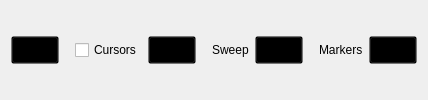
         <widget class="QWidget" name="optionsList" native="true">
          <property name="sizePolicy">
           <sizepolicy hsizetype="Preferred" vsizetype="Fixed">
            <horstretch>0</horstretch>
            <verstretch>0</verstretch>
           </sizepolicy>
          </property>
          <property name="minimumSize">
           <size>
            <width>0</width>
            <height>48</height>
           </size>
          </property>
          <property name="styleSheet">
           <string notr="true">QPushButton {
  width: 40px;
  height: 20px;
  background-color: transparent;
}
QPushButton:pressed { border-image: url(:/gui/icons/setup_btn_checked.svg); }
QPushButton:!pressed { border-image: url(:/gui/icons/scopy-default/icons/setup_btn_unchecked.svg); }
QPushButton:hover:!pressed:!checked { border-image: url(:/gui/icons/scopy-default/icons/setup_btn_hover.svg); }
QPushButton:checked { border-image: url(:/gui/icons/setup_btn_checked.svg); }</string>
          </property>
          <layout class="QHBoxLayout" name="horizontalLayout">
           <item>
            <widget class="scopy::CustomPushButton" name="btnMeasure">
             <property name="text">
              <string/>
             </property>
             <property name="checkable">
              <bool>true</bool>
             </property>
            </widget>
           </item>
           <item>
            <spacer name="horizontalSpacer_16">
             <property name="orientation">
              <enum>Qt::Horizontal</enum>
             </property>
             <property name="sizeType">
              <enum>QSizePolicy::Fixed</enum>
             </property>
             <property name="sizeHint" stdset="0">
              <size>
               <width>10</width>
               <height>10</height>
              </size>
             </property>
            </spacer>
           </item>
           <item>
            <widget class="QCheckBox" name="boxCursors">
             <property name="text">
              <string>Cursors</string>
             </property>
            </widget>
           </item>
           <item>
            <widget class="scopy::CustomPushButton" name="btnCursors">
             <property name="enabled">
              <bool>false</bool>
             </property>
             <property name="text">
              <string/>
             </property>
             <property name="checkable">
              <bool>true</bool>
             </property>
            </widget>
           </item>
           <item>
            <spacer name="horizontalSpacer_15">
             <property name="orientation">
              <enum>Qt::Horizontal</enum>
             </property>
             <property name="sizeType">
              <enum>QSizePolicy::Fixed</enum>
             </property>
             <property name="sizeHint" stdset="0">
              <size>
               <width>10</width>
               <height>10</height>
              </size>
             </property>
            </spacer>
           </item>
           <item>
            <widget class="QLabel" name="label_2">
             <property name="text">
              <string>Sweep</string>
             </property>
             <property name="general_settings_label" stdset="0">
              <bool>true</bool>
             </property>
            </widget>
           </item>
           <item>
            <widget class="scopy::CustomPushButton" name="btnSweep">
             <property name="text">
              <string/>
             </property>
             <property name="checkable">
              <bool>true</bool>
             </property>
            </widget>
           </item>
           <item>
            <spacer name="horizontalSpacer_9">
             <property name="orientation">
              <enum>Qt::Horizontal</enum>
             </property>
             <property name="sizeType">
              <enum>QSizePolicy::Fixed</enum>
             </property>
             <property name="sizeHint" stdset="0">
              <size>
               <width>10</width>
               <height>10</height>
              </size>
             </property>
            </spacer>
           </item>
           <item>
            <widget class="QLabel" name="label_3">
             <property name="text">
              <string>Markers</string>
             </property>
             <property name="general_settings_label" stdset="0">
              <bool>true</bool>
             </property>
            </widget>
           </item>
           <item>
            <widget class="scopy::CustomPushButton" name="btnMarkers">
             <property name="text">
              <string/>
             </property>
             <property name="checkable">
              <bool>true</bool>
             </property>
            </widget>
           </item>
          </layout>
         </widget>
